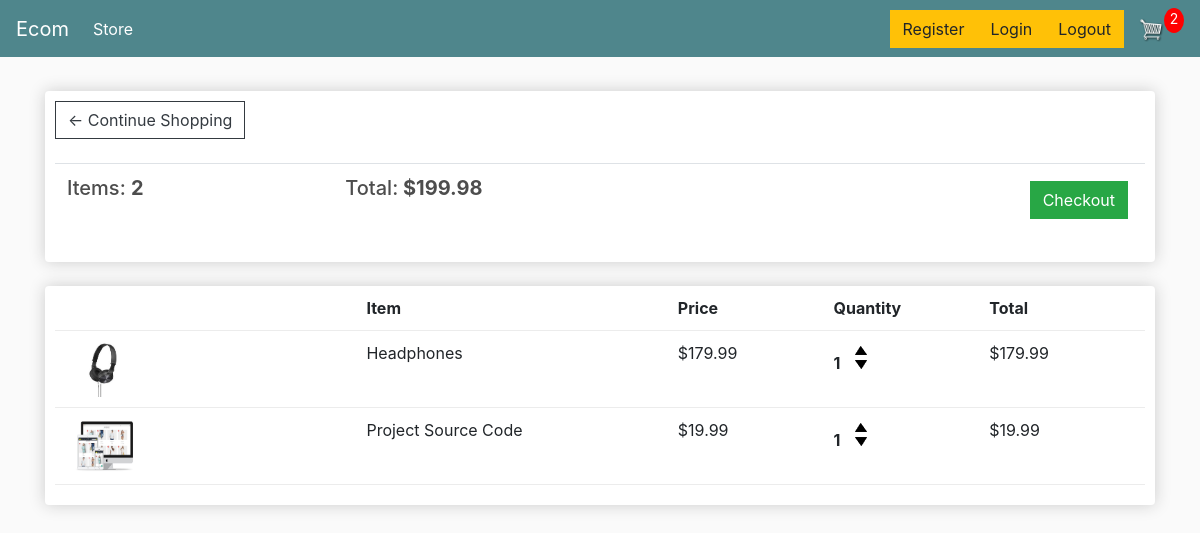
The app's page /cart/ (signed in) with its own data.
### store/models.py (models this page shows, shortened)
class Order(models.Model):
	customer = models.ForeignKey(Customer, on_delete=models.SET_NULL, null=True, blank=True)
	date_ordered = models.DateTimeField(auto_now_add=True)
	complete = models.BooleanField(default=False)
	transaction_id = models.CharField(max_length=100, null=True)
	@property
	def get_cart_total(self):
		orderitems = self.orderitem_set.all()
		total = sum([item.get_total for item in orderitems])
		return total
	@property
	def get_cart_items(self):
		orderitems = self.orderitem_set.all()
		total = sum([item.quantity for item in orderitems])
		return total

class OrderItem(models.Model):
	product = models.ForeignKey(Product, on_delete=models.SET_NULL, null=True)
	order = models.ForeignKey(Order, on_delete=models.SET_NULL, null=True)
	quantity = models.IntegerField(default=0, null=True, blank=True)
	date_added = models.DateTimeField(auto_now_add=True)
	@property
	def get_total(self):
		total = self.product.price * self.quantity
		return total

class Product(models.Model):
	name = models.CharField(max_length=200)
	price = models.FloatField()
	digital = models.BooleanField(default=False,null=True, blank=True)
	image = models.ImageField(null=True, blank=True)
	@property
	def imageURL(self):
		try:
			url = self.image.url
		except:
			url = ''
		return url

### store/views.py (the view)
# urls.py: path('cart/', views.cart, name='cart'),
def cart(request):
	data = cartData(request)
	cartItems = data['cartItems']
	order = data['order']
	items = data['items']
	context = {'items':items, 'order':order, 'cartItems':cartItems}
	return render(request, 'store/cart.htm', context)

### store/utils.py (called while the page is built)
def cartData(request):
	if request.user.is_authenticated:
		customer = request.user.customer
		order, created = Order.objects.get_or_create(customer=customer, complete=False)
		items = order.orderitem_set.all()
		cartItems = order.get_cart_items
	else:
		cookieData = cookieCart(request)
		cartItems = cookieData['cartItems']
		order = cookieData['order']
		items = cookieData['items']
	return {'cartItems':cartItems ,'order':order, 'items':items}

### store/templates/store/cart.htm
{% extends 'store/main.htm' %}
{% load static %}
{% block content %}
	<div class="row">
		<div class="col-lg-12">
			<div class="box-element">
				<a  class="btn btn-outline-dark" href="{% url 'store' %}">&#x2190; Continue Shopping</a>
				<br>
				<br>
				<table class="table">
					<tr>
						<th><h5>Items: <strong>{{order.get_cart_items}}</strong></h5></th>
						<th><h5>Total:<strong> ${{order.get_cart_total|floatformat:2}}</strong></h5></th>
						<th>
							<a  style="float:right; margin:5px;" class="btn btn-success" href="{% url 'checkout' %}">Checkout</a>
						</th>
					</tr>
				</table>
			</div>
			<br>
			<div class="box-element">
				<div class="cart-row">
					<div style="flex:2"></div>
					<div style="flex:2"><strong>Item</strong></div>
					<div style="flex:1"><strong>Price</strong></div>
					<div style="flex:1"><strong>Quantity</strong></div>
					<div style="flex:1"><strong>Total</strong></div>
				</div>
				{% for item in items %}
				<div class="cart-row">
					<div style="flex:2"><img class="row-image" src="{{item.product.imageURL}}"></div>
					<div style="flex:2"><p>{{item.product.name}}</p></div>
					<div style="flex:1"><p>${{item.product.price|floatformat:2}}</p></div>
					<div style="flex:1">
						<p class="quantity">{{item.quantity}}</p>
						<div class="quantity">
							<img data-product="{{item.product.id}}" data-action="add" class="chg-quantity update-cart" src="{% static  'images/arrow-up.png' %}">
							<img data-product="{{item.product.id}}" data-action="remove" class="chg-quantity update-cart" src="{% static  'images/arrow-down.png' %}">
						</div>
					</div>
					<div style="flex:1"><p>${{item.get_total|floatformat:2}}</p></div>
				</div>
				{% endfor %}
			</div>
		</div>
	</div>
{% endblock content %}

### static/css/main.css (style rules this page uses)
body { background-color: hsl(0, 0%, 98%); }
h1,h2,h3,h4,h5,h6 { color:hsl(0, 0%, 30%); }
.box-element { box-shadow:hsl(0, 0%, 80%) 0 0 16px; background-color: #fff; border-radius: 4px; padding: 10px; }
.col-lg-4, .col-lg-6, .col-lg-8, .col-lg-12 { margin-top: 10px; }
.btn { border-radius: 0; }
.row-image { width: 100px; }
.cart-row { display: flex; align-items: flex-stretch; padding-bottom: 10px; margin-bottom: 10px; border-bottom: 1px solid #ececec; }
.quantity { display: inline-block; font-weight: 700; padding-right:10px; }
.chg-quantity { width: 12px; cursor: pointer; display: block; margin-top: 5px; transition:.1s; }

### records on screen
Order: get_cart_items "2", get_cart_total "199.98"
OrderItem: product.imageURL (picture), product.name "Headphones", product.price "179.99", quantity "1", get_total "179.99"
OrderItem: product.imageURL (picture), product.name "Project Source Code", product.price "19.99", quantity "1", get_total "19.99"

### other values on screen
{{ cartItems }} "2"
